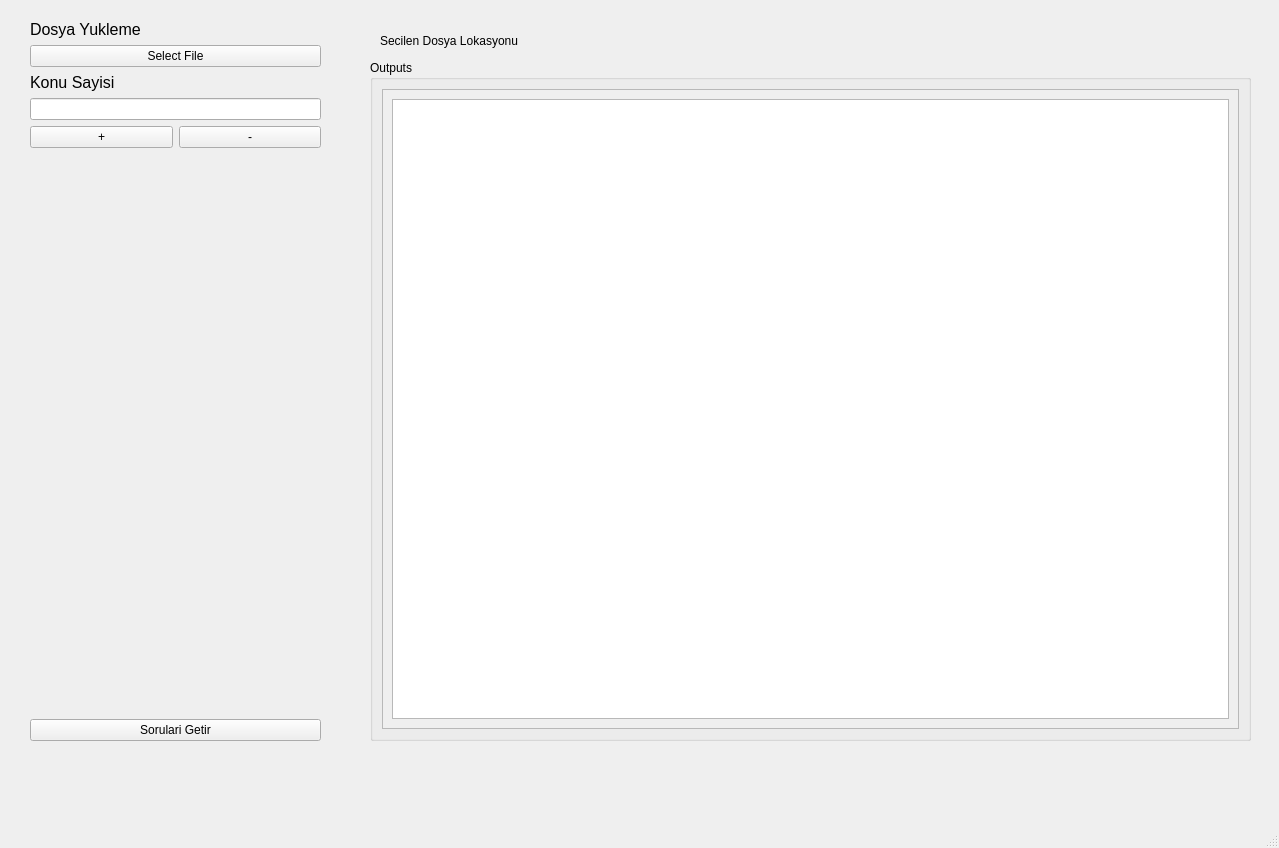
<?xml version="1.0" encoding="UTF-8"?>
<ui version="4.0">
 <class>MainWindow</class>
 <widget class="QMainWindow" name="MainWindow">
  <property name="geometry">
   <rect>
    <x>0</x>
    <y>0</y>
    <width>1279</width>
    <height>848</height>
   </rect>
  </property>
  <property name="windowTitle">
   <string>MainWindow</string>
  </property>
  <widget class="QWidget" name="centralwidget">
   <widget class="QWidget" name="verticalLayoutWidget">
    <property name="geometry">
     <rect>
      <x>30</x>
      <y>20</y>
      <width>291</width>
      <height>721</height>
     </rect>
    </property>
    <layout class="QVBoxLayout" name="verticalLayout">
     <item>
      <widget class="QLabel" name="label_2">
       <property name="sizePolicy">
        <sizepolicy hsizetype="Minimum" vsizetype="Fixed">
         <horstretch>0</horstretch>
         <verstretch>0</verstretch>
        </sizepolicy>
       </property>
       <property name="font">
        <font>
         <pointsize>12</pointsize>
        </font>
       </property>
       <property name="text">
        <string>Dosya Yukleme</string>
       </property>
      </widget>
     </item>
     <item>
      <widget class="QPushButton" name="pushButton_directory_select">
       <property name="text">
        <string>Select File</string>
       </property>
      </widget>
     </item>
     <item>
      <widget class="QLabel" name="label">
       <property name="sizePolicy">
        <sizepolicy hsizetype="Minimum" vsizetype="Fixed">
         <horstretch>0</horstretch>
         <verstretch>0</verstretch>
        </sizepolicy>
       </property>
       <property name="font">
        <font>
         <pointsize>12</pointsize>
        </font>
       </property>
       <property name="text">
        <string>Konu Sayisi</string>
       </property>
      </widget>
     </item>
     <item>
      <widget class="QLineEdit" name="lineEdit_topic_count"/>
     </item>
     <item>
      <layout class="QHBoxLayout" name="horizontalLayout">
       <item>
        <widget class="QPushButton" name="pushButton_increase_subject">
         <property name="text">
          <string>+</string>
         </property>
        </widget>
       </item>
       <item>
        <widget class="QPushButton" name="pushButton_decrease_subject">
         <property name="text">
          <string>-</string>
         </property>
        </widget>
       </item>
      </layout>
     </item>
     <item>
      <spacer name="verticalSpacer">
       <property name="orientation">
        <enum>Qt::Vertical</enum>
       </property>
       <property name="sizeHint" stdset="0">
        <size>
         <width>20</width>
         <height>40</height>
        </size>
       </property>
      </spacer>
     </item>
     <item>
      <widget class="QPushButton" name="pushButton_get_result">
       <property name="text">
        <string>Sorulari Getir</string>
       </property>
      </widget>
     </item>
    </layout>
   </widget>
   <widget class="QGroupBox" name="groupBox">
    <property name="geometry">
     <rect>
      <x>370</x>
      <y>60</y>
      <width>881</width>
      <height>681</height>
     </rect>
    </property>
    <property name="title">
     <string>Outputs</string>
    </property>
    <layout class="QGridLayout" name="gridLayout">
     <item row="0" column="0">
      <widget class="QScrollArea" name="scrollArea">
       <property name="widgetResizable">
        <bool>true</bool>
       </property>
       <widget class="QWidget" name="scrollAreaWidgetContents">
        <property name="geometry">
         <rect>
          <x>0</x>
          <y>0</y>
          <width>859</width>
          <height>643</height>
         </rect>
        </property>
        <layout class="QGridLayout" name="gridLayout_2">
         <item row="0" column="0">
          <widget class="QPlainTextEdit" name="plainTextEdit_results">
           <property name="plainText">
            <string/>
           </property>
          </widget>
         </item>
        </layout>
       </widget>
      </widget>
     </item>
    </layout>
   </widget>
   <widget class="QLabel" name="label_directory">
    <property name="geometry">
     <rect>
      <x>380</x>
      <y>30</y>
      <width>871</width>
      <height>21</height>
     </rect>
    </property>
    <property name="text">
     <string>Secilen Dosya Lokasyonu</string>
    </property>
   </widget>
  </widget>
  <widget class="QMenuBar" name="menubar">
   <property name="geometry">
    <rect>
     <x>0</x>
     <y>0</y>
     <width>1279</width>
     <height>26</height>
    </rect>
   </property>
  </widget>
  <widget class="QStatusBar" name="statusbar"/>
 </widget>
 <resources/>
 <connections/>
</ui>
